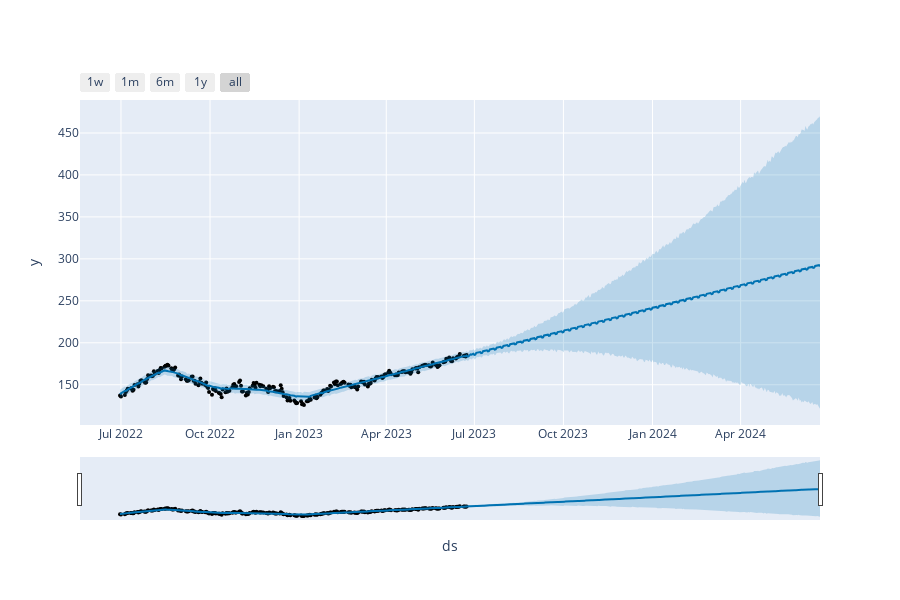

Write notebook code for a chart like this one.
### Code cell
model = Prophet()
model.fit(forecast_data)
forecasts = model.make_future_dataframe(periods = 365)
predictions = model.predict(forecasts)
plot_plotly(model, predictions, )

### Figure 1 — Plotly figure (JSON) as saved in the notebook; plotly's stock layout.template omitted (floating-point values rounded to 4 significant figures; data arrays with more than 128 entries replaced by an {"elided": "..."} marker saying what was removed)
{"data": [{"marker": {"color": "black", "size": 4}, "mode": "markers", "name": "Actual", "type": "scatter", "x": {"elided": "247 str values"}, "y": {"elided": "247 float values"}}, {"hoverinfo": "skip", "line": {"width": 0}, "mode": "lines", "type": "scatter", "x": {"elided": "612 str values"}, "y": {"elided": "612 float values"}}, {"fill": "tonexty", "fillcolor": "rgba(0, 114, 178, 0.2)", "line": {"color": "#0072B2", "width": 2}, "mode": "lines", "name": "Predicted", "type": "scatter", "x": {"elided": "612 str values"}, "y": {"elided": "612 float values"}}, {"fill": "tonexty", "fillcolor": "rgba(0, 114, 178, 0.2)", "hoverinfo": "skip", "line": {"width": 0}, "mode": "lines", "type": "scatter", "x": {"elided": "612 str values"}, "y": {"elided": "612 float values"}}], "layout": {"height": 600, "showlegend": false, "width": 900, "xaxis": {"rangeselector": {"buttons": [{"count": 7, "label": "1w", "step": "day", "stepmode": "backward"}, {"count": 1, "label": "1m", "step": "month", "stepmode": "backward"}, {"count": 6, "label": "6m", "step": "month", "stepmode": "backward"}, {"count": 1, "label": "1y", "step": "year", "stepmode": "backward"}, {"step": "all"}]}, "rangeslider": {"visible": true}, "title": {"text": "ds"}, "type": "date"}, "yaxis": {"title": {"text": "y"}}}}
